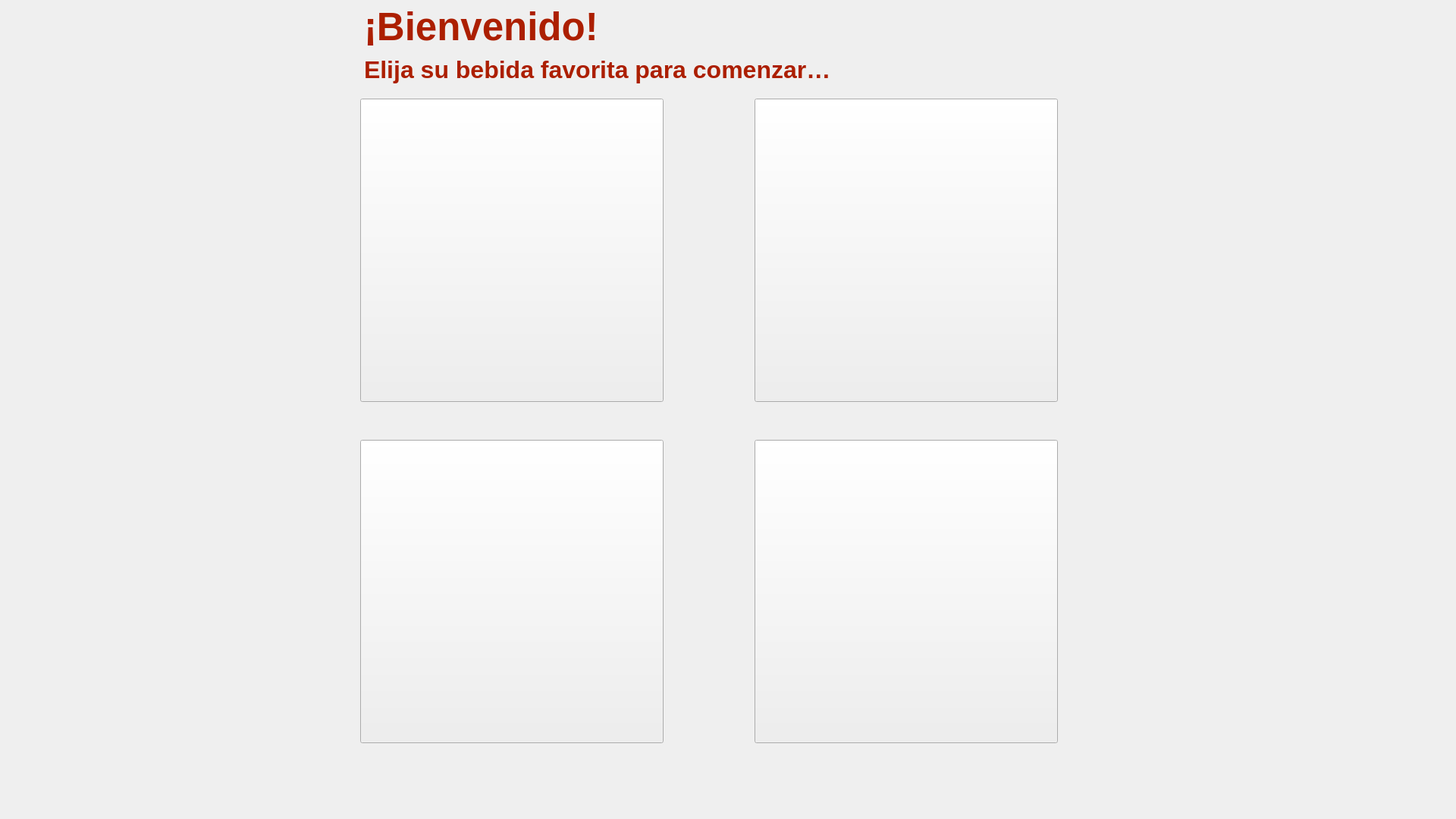
<?xml version="1.0" encoding="UTF-8"?>
<ui version="4.0">
 <class>ventanaMenu</class>
 <widget class="QMainWindow" name="ventanaMenu">
  <property name="geometry">
   <rect>
    <x>0</x>
    <y>0</y>
    <width>1920</width>
    <height>1080</height>
   </rect>
  </property>
  <property name="sizePolicy">
   <sizepolicy hsizetype="Expanding" vsizetype="Expanding">
    <horstretch>0</horstretch>
    <verstretch>0</verstretch>
   </sizepolicy>
  </property>
  <property name="windowTitle">
   <string>MainWindow</string>
  </property>
  <property name="styleSheet">
   <string notr="true">QWidget {
    background: qlineargradient(
        spread:pad, x1:0, y1:0, x2:1, y2:0,
        stop:0 rgba(255, 220, 150, 255), /* Color claro, hacia la izquierda */
        stop:1 rgba(230, 134, 60, 255)  /* Color naranja oscuro, hacia la derecha */
    );

}
</string>
  </property>
  <widget class="QWidget" name="centralwidget">
   <property name="sizePolicy">
    <sizepolicy hsizetype="Expanding" vsizetype="Expanding">
     <horstretch>50</horstretch>
     <verstretch>50</verstretch>
    </sizepolicy>
   </property>
   <property name="cursor">
    <cursorShape>ArrowCursor</cursorShape>
   </property>
   <property name="autoFillBackground">
    <bool>false</bool>
   </property>
   <property name="styleSheet">
    <string notr="true"/>
   </property>
   <widget class="QLabel" name="titulo">
    <property name="geometry">
     <rect>
      <x>480</x>
      <y>10</y>
      <width>891</width>
      <height>50</height>
     </rect>
    </property>
    <property name="sizePolicy">
     <sizepolicy hsizetype="Expanding" vsizetype="Expanding">
      <horstretch>0</horstretch>
      <verstretch>0</verstretch>
     </sizepolicy>
    </property>
    <property name="autoFillBackground">
     <bool>false</bool>
    </property>
    <property name="styleSheet">
     <string notr="true">QLabel {
    font-family: &quot;Calibri&quot;;         /* Fuente Calibri */
    font-size: 38pt;                /* Tamaño de 20pt */
    color: #AC1F01;                 /* Color rojo oscuro especificado */
    font-weight: bold;            /* Normal, ajusta a bold si necesitas */
    text-align: left;               /* Alineación izquierda, cámbialo a center si es necesario */
	background: none;
}
</string>
    </property>
    <property name="text">
     <string>¡Bienvenido!</string>
    </property>
    <property name="textFormat">
     <enum>Qt::AutoText</enum>
    </property>
    <property name="margin">
     <number>0</number>
    </property>
    <property name="openExternalLinks">
     <bool>false</bool>
    </property>
   </widget>
   <widget class="QLabel" name="subTitulo">
    <property name="geometry">
     <rect>
      <x>480</x>
      <y>80</y>
      <width>901</width>
      <height>60</height>
     </rect>
    </property>
    <property name="sizePolicy">
     <sizepolicy hsizetype="Expanding" vsizetype="Expanding">
      <horstretch>0</horstretch>
      <verstretch>0</verstretch>
     </sizepolicy>
    </property>
    <property name="autoFillBackground">
     <bool>false</bool>
    </property>
    <property name="styleSheet">
     <string notr="true">QLabel {
    font-family: &quot;Calibri&quot;;         /* Fuente Calibri */
    font-size: 24pt;                /* Tamaño de 20pt */
    color: #AC1F01;                 /* Color rojo oscuro especificado */
    font-weight: bold;            /* Normal, ajusta a bold si necesitas */
    text-align: left;               /* Alineación izquierda, cámbialo a center si es necesario */
	background: none;

}
</string>
    </property>
    <property name="text">
     <string>Elija su bebida favorita para comenzar…
</string>
    </property>
    <property name="textFormat">
     <enum>Qt::AutoText</enum>
    </property>
    <property name="margin">
     <number>0</number>
    </property>
    <property name="openExternalLinks">
     <bool>false</bool>
    </property>
   </widget>
   <widget class="QPushButton" name="bJugo">
    <property name="geometry">
     <rect>
      <x>475</x>
      <y>130</y>
      <width>400</width>
      <height>400</height>
     </rect>
    </property>
    <property name="sizePolicy">
     <sizepolicy hsizetype="Expanding" vsizetype="Expanding">
      <horstretch>0</horstretch>
      <verstretch>0</verstretch>
     </sizepolicy>
    </property>
    <property name="autoFillBackground">
     <bool>false</bool>
    </property>
    <property name="styleSheet">
     <string notr="true">border-image: url(:/bebidasMenu/bebidasMenu/Jugo.png);
background: none</string>
    </property>
    <property name="text">
     <string/>
    </property>
    <property name="autoDefault">
     <bool>false</bool>
    </property>
    <property name="default">
     <bool>false</bool>
    </property>
    <property name="flat">
     <bool>false</bool>
    </property>
   </widget>
   <widget class="QPushButton" name="bVodka">
    <property name="geometry">
     <rect>
      <x>995</x>
      <y>130</y>
      <width>400</width>
      <height>400</height>
     </rect>
    </property>
    <property name="sizePolicy">
     <sizepolicy hsizetype="Expanding" vsizetype="Expanding">
      <horstretch>0</horstretch>
      <verstretch>0</verstretch>
     </sizepolicy>
    </property>
    <property name="styleSheet">
     <string notr="true">border-image: url(:/bebidasMenu/bebidasMenu/Vodka.png);
background: none;</string>
    </property>
    <property name="text">
     <string/>
    </property>
   </widget>
   <widget class="QPushButton" name="bCachaza">
    <property name="geometry">
     <rect>
      <x>475</x>
      <y>580</y>
      <width>400</width>
      <height>400</height>
     </rect>
    </property>
    <property name="sizePolicy">
     <sizepolicy hsizetype="Expanding" vsizetype="Expanding">
      <horstretch>0</horstretch>
      <verstretch>0</verstretch>
     </sizepolicy>
    </property>
    <property name="styleSheet">
     <string notr="true">border-image: url(:/bebidasMenu/bebidasMenu/Cachaza.png);
background: none;</string>
    </property>
    <property name="text">
     <string/>
    </property>
   </widget>
   <widget class="QPushButton" name="bRon">
    <property name="geometry">
     <rect>
      <x>995</x>
      <y>580</y>
      <width>400</width>
      <height>400</height>
     </rect>
    </property>
    <property name="sizePolicy">
     <sizepolicy hsizetype="Expanding" vsizetype="Expanding">
      <horstretch>0</horstretch>
      <verstretch>0</verstretch>
     </sizepolicy>
    </property>
    <property name="styleSheet">
     <string notr="true">border-image: url(:/bebidasMenu/bebidasMenu/Ron.png);
background: none;</string>
    </property>
    <property name="text">
     <string/>
    </property>
   </widget>
  </widget>
 </widget>
 <resources>
  <include location="../Bebidas/Bebidas.qrc"/>
 </resources>
 <connections/>
</ui>
